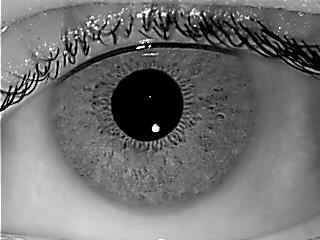
#> input picture datasets/IITD_database/001/07_R.bmp, 320 x 240 px
$ python -i segmentation.py   (imports and definitions only)
#> lines starting #> are read from the running program, lines starting #| are printed output that depends on the picture; after the words box and inside, x2 and y2 are one past the last pixel; in counts of white or black regions, pixels touching at a corner belong together
#> further down, picture is the input picture: shape (240, 320); min 0, max 255, mean 113.5
"""Iris segmentation algorithms for locating pupil and iris boundaries."""

from dataclasses import dataclass
from typing import Optional

import cv2
import numpy as np


@dataclass
class SegmentationResult:
    """Result of iris segmentation."""

    pupil_center: tuple[int, int]
    pupil_radius: int
    iris_center: tuple[int, int]
    iris_radius: int
    mask: np.ndarray  # Binary mask of iris region (excluding pupil)
    confidence: float = 1.0

    # [7 lines left out: function is_valid, not called in this run]


class HoughCircleSegmenter:
    """
    Iris segmentation using Hough Circle Transform.

    Fast and simple approach suitable for high-quality images.
    """

    def __init__(
        self,
        pupil_radius_range: tuple[int, int] = (20, 80),
        iris_radius_range: tuple[int, int] = (80, 150),
        canny_threshold: int = 50,
        accumulator_threshold: int = 30,
    ):
        self.pupil_radius_range = pupil_radius_range
        self.iris_radius_range = iris_radius_range
        self.canny_threshold = canny_threshold
        self.accumulator_threshold = accumulator_threshold

    def segment(self, image: np.ndarray) -> Optional[SegmentationResult]:
        """
        Segment iris from eye image.

        Args:
            image: Grayscale eye image.

        Returns:
            SegmentationResult or None if segmentation fails.
        """
        # Preprocess
        blurred = cv2.GaussianBlur(image, (5, 5), 0)
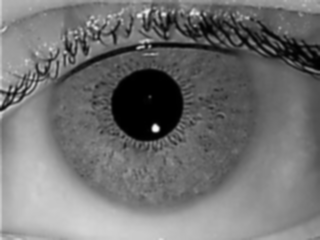
#> blurred: shape (240, 320); min 0, max 250, mean 113.4

        # Detect pupil (dark circle, smaller)
        pupil_circles = cv2.HoughCircles(
            blurred,
            cv2.HOUGH_GRADIENT,
            dp=1,
            minDist=image.shape[0] // 4,
            param1=self.canny_threshold,
            param2=self.accumulator_threshold,
            minRadius=self.pupil_radius_range[0],
            maxRadius=self.pupil_radius_range[1],
        )
#> pupil_circles = [[136.5, 93.5, 79.4], [242.5, 76.5, 64], [175.5, 140.5, 49.7], [57.5, 145.5, 66.2], [75.5, 72.5, 41.9], [181.5, 37.5, 36.4], [118.5, 166.5, 28.6], [119.5, 24.5, 22.9], [287.5, 25.5, 30.8], [6.5, 71.5, 33]]

        if pupil_circles is None:
            return None

        # Take the first (strongest) pupil detection
        pupil = pupil_circles[0, 0]
#> pupil = [136.5, 93.5, 79.4]
        pupil_center = (int(pupil[0]), int(pupil[1]))
#> pupil_center = (136, 93)
        pupil_radius = int(pupil[2])
#> pupil_radius = 79

        # Detect iris (larger circle around pupil)
        # Use edge detection on the region around the pupil
        iris_circles = cv2.HoughCircles(
            blurred,
            cv2.HOUGH_GRADIENT,
            dp=1,
            minDist=image.shape[0] // 4,
            param1=self.canny_threshold,
            param2=self.accumulator_threshold + 10,
            minRadius=max(self.iris_radius_range[0], pupil_radius + 20),
            maxRadius=self.iris_radius_range[1],
        )
#> iris_circles = [[159.5, 96.5, 99.9]]

        if iris_circles is None:
            # Estimate iris as 2.5x pupil radius if detection fails
            iris_center = pupil_center
            iris_radius = int(pupil_radius * 2.5)
        else:
            iris = iris_circles[0, 0]
#> iris = [159.5, 96.5, 99.9]
            iris_center = (int(iris[0]), int(iris[1]))
#> iris_center = (159, 96)
            iris_radius = int(iris[2])
#> iris_radius = 99

        # Create binary mask
        mask = np.zeros(image.shape, dtype=np.uint8)
        cv2.circle(mask, iris_center, iris_radius, 255, -1)
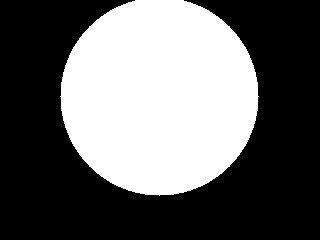
#> mask: shape (240, 320); 40% white; 1 white region, box (x1, y1, x2, y2) and area: (60, 0, 259, 196) 30688
        cv2.circle(mask, pupil_center, pupil_radius, 0, -1)
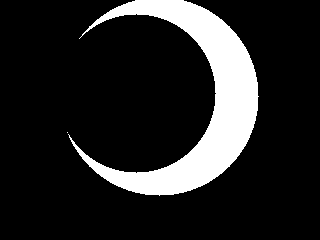
#> mask: shape (240, 320); 14.7% white; 2 white regions (1 under 20 px), largest, box (x1, y1, x2, y2) and area: (68, 0, 259, 196) 11307

        return SegmentationResult(
            pupil_center=pupil_center,
            pupil_radius=pupil_radius,
            iris_center=iris_center,
            iris_radius=iris_radius,
            mask=mask,
            confidence=0.8,
        )


class IntegroDifferentialSegmenter:
    """
    Daugman's Integro-Differential Operator for iris segmentation.

    More accurate than Hough but computationally expensive.
    """

    # [142 lines left out: functions __init__, _circular_integral, _search_circle, segment, create_segmenter, not called in this run]

>>> import cv2
>>> picture = cv2.imread('../../../datasets/IITD_database/001/07_R.bmp', cv2.IMREAD_GRAYSCALE)
>>> result = HoughCircleSegmenter().segment(picture)
